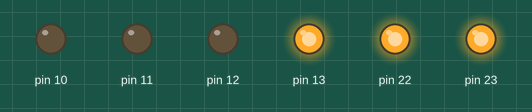
A sketch run on a simulated Arduino Uno, built with avr-gcc and run on an emulated ATmega328P. Shown: output pins drawn as LEDs (lit = HIGH).

Above: at 0.5 s.
At 1.5 s:
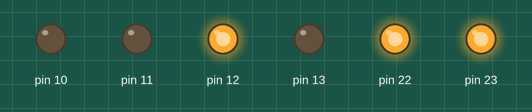
At 2.5 s:
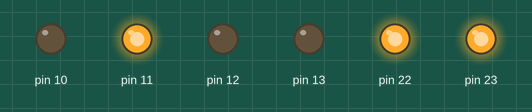
At 3.5 s:
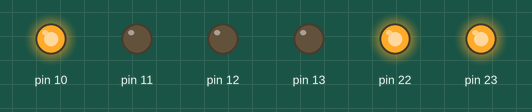
Timing chart, 0 to 4.6 s (numbered marks = the images above):
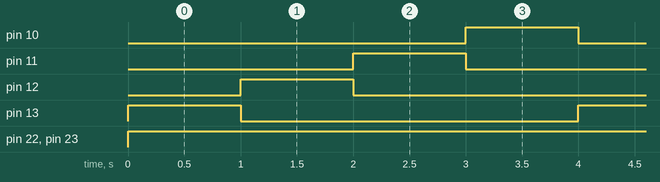

The sketch:

____.ino
```cpp
void setup() {

    DDRB=B11111100;//pin 13 ~ 10 is in output mode


}
void loop() {
	PORTB=B11100000;
	delay(1000);
	PORTB=B11010000;
	delay(1000);
    PORTB=B11001000;
	delay(1000);
    PORTB=B11000100;
	delay(1000);

}
```

Measured:
- by itself, pin 10–13: alternates HIGH for 1.0 s and LOW for 3.0 s
- by itself, pin 22, pin 23: LOW → HIGH at 0.00 s
- by itself, everything shown: repeats every 4.0 s, in 4 steps
